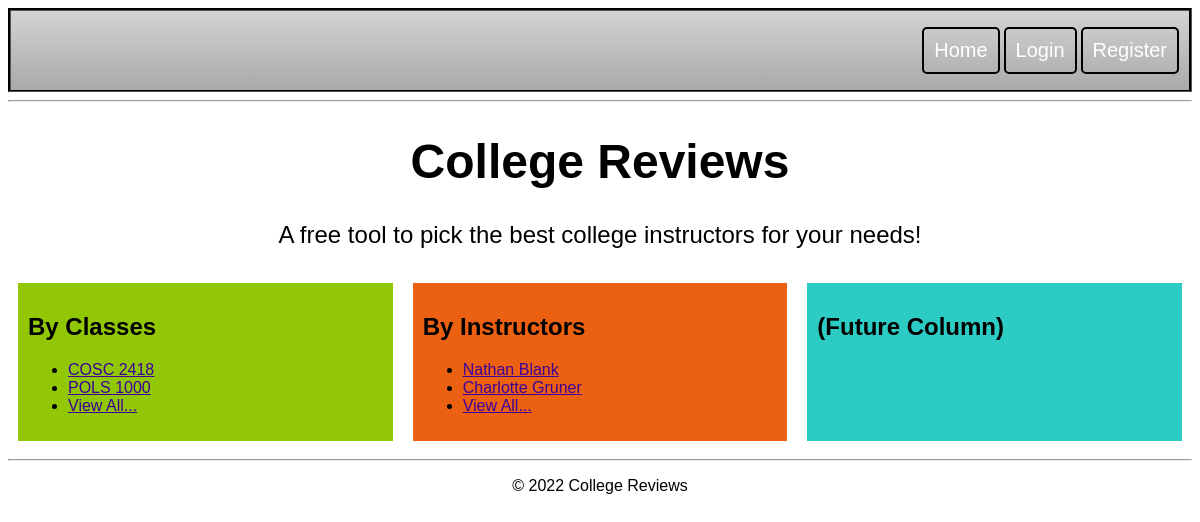
The app's page /, older data.
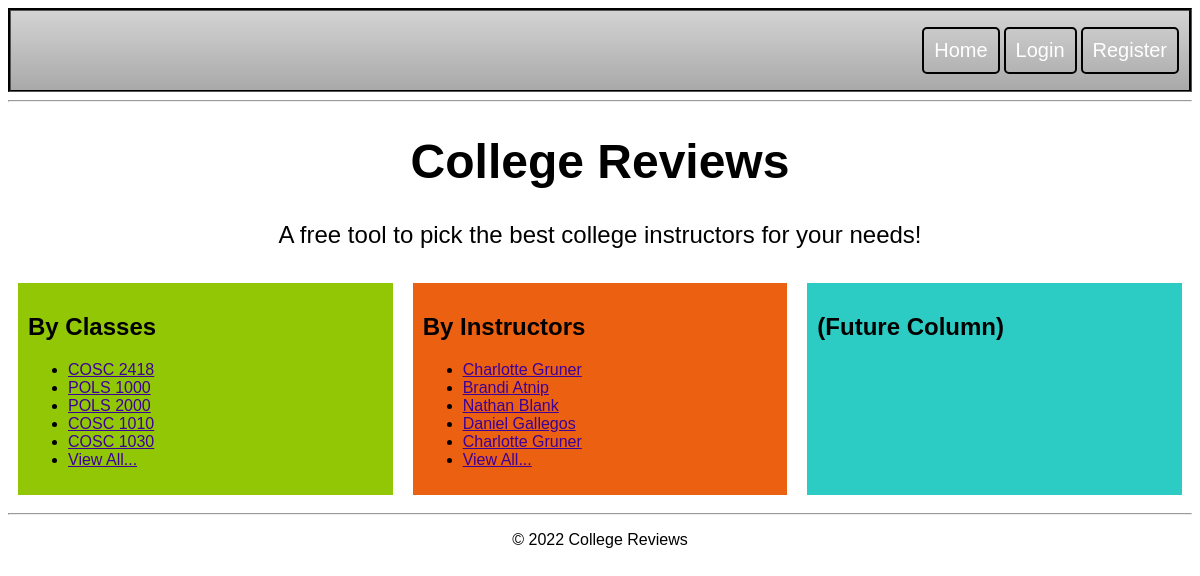
The same page, newer data.
### college/models.py (models this page shows, shortened)
class Question(models.Model):
    question_text = models.CharField(max_length=200)
    pub_date = models.DateTimeField('date published')

class Choice(models.Model):
    question = models.ForeignKey(Question, on_delete=models.CASCADE)
    choice_text = models.CharField(max_length=200)
    votes = models.IntegerField(default=0)

### college/views.py (the view)
# urls.py: path('', views.index, name='index'),
def index(request):
    choices = Choice.objects.all().values().order_by('-votes')
    questions = Question.objects.all().values()
    return render(request, 'college/index.html', {'choices': choices, 'questions': questions})

### college/templates/college/index.html (shortened to what this page needs)
{% extends "college/layout.html" %}
{% block content %}
<h1 class="main-heading">College Reviews</h1>
<p class="tagline">A free tool to pick the best college instructors for your needs!</p>
<div class="row">
    <div class="column" id="home-col" style="background-color:#92c705;">
        <h2>By Classes</h2>
        {% if questions %}
            <ul>
            {% for question in questions|slice:":5" %}
                <li><a href="{% url 'college:detail' question.id %}">{{ question.question_text }}</a></li>
                {% endfor %}
                <li><a href="{% url 'college:courses' %}">View All...</a></li>
            </ul>
        {% else %}
            <p>No classes are available.</p>
        {% endif %}
    </div>
    <div class="column" id="home-col" style="background-color:#ec6011;">
        <h2>By Instructors</h2>
        {% if choices %}
            <ul>
            {% for choice in choices|slice:":5" %}
                <li><a href="teachers/{{ choice.choice_text }}">{{ choice.choice_text }}</a></li>
            {% endfor %}
                <li><a href="{% url 'teachers:teachers' %}">View All...</a></li>
            </ul>
        {% else %}
            <p>No teachers are available.</p>
        {% endif %}
    </div>
    <div class="column" id="home-col" style="background-color:#2cccc4;">
        <h2>(Future Column)</h2>
    </div>
</div>
{% endblock %}

Row changes from the older to the newer data that the page shows:
added Question: question_text "POLS 2000"
added Question: question_text "COSC 1010"
added Question: question_text "COSC 1030"
shown differently, row unchanged: Choice (number 1 of 5 on the later page): moves up the list
added Choice: choice_text "Brandi Atnip"
added Choice: choice_text "Daniel Gallegos"
added Choice: choice_text "Charlotte Gruner"
